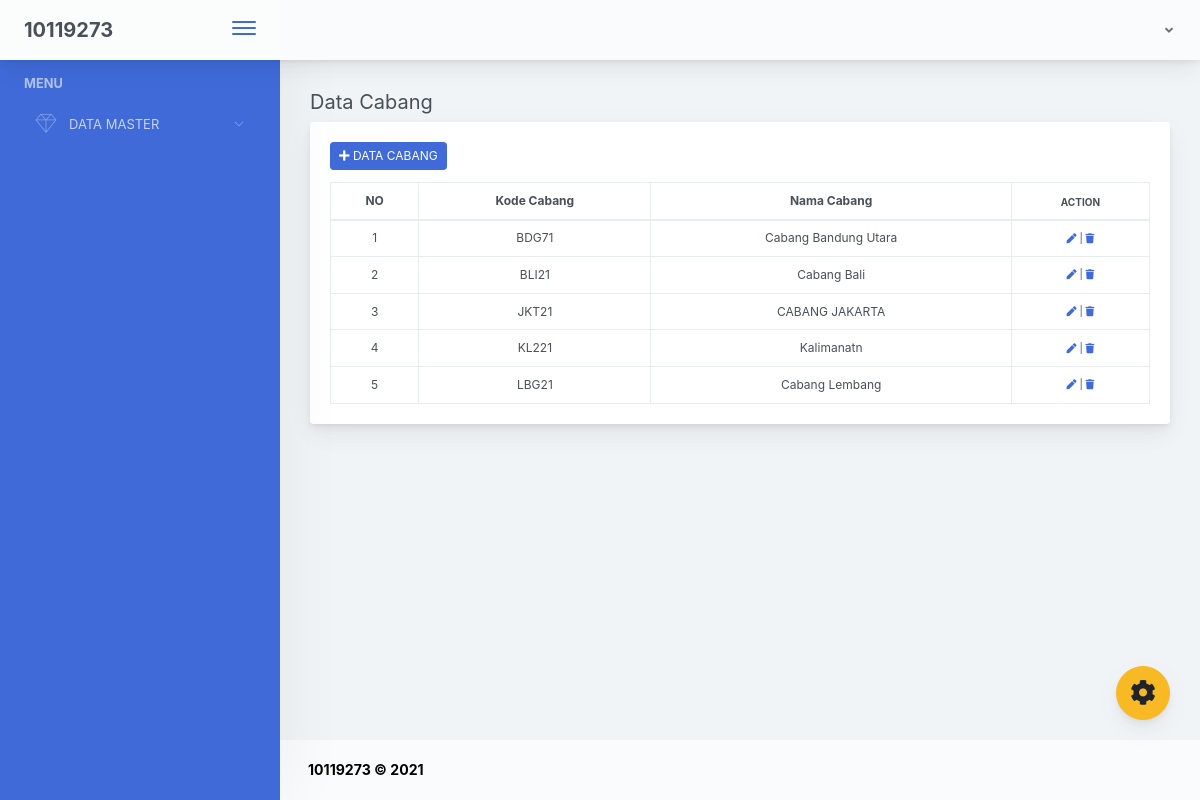
Page /index.php/cabang on the committed database.
### tables this page shows
CREATE TABLE `cabang` (
  `kode_cabang` varchar(5) NOT NULL,
  `nama_cabang` varchar(50) DEFAULT NULL,
  PRIMARY KEY (`kode_cabang`)
);

### application/controllers/Cabang.php (called while the page is built, shortened)
<?php
class Cabang extends CI_controller
{
	public function __construct()
	{
		$this->load->model('cabang_M');
	}
	function index()
	{
		$t['title'] =  ' | Data Cabang ';
		$data['datas'] = $this->cabang_M->tampilp()->result();
		$this->load->view('templates/header_dashboard',$t);
		$this->load->view('sidebar');
		$this->load->view('cabang',$data);
		$this->load->view('templates/footer_dashboard');
	}
}
 ?>

### index.php (called while the page is built, shortened)
<?php
require_once BASEPATH.'core/CodeIgniter.php';

### application/models/cabang_M.php (called while the page is built, shortened)
<?php
class cabang_M extends CI_Model
{
	public function tampilp()
	{
		$this->db->select('*');
		$this->db->from('cabang');
		return $this->db->get();
	}
}

### application/views/cabang.php (the view, shortened to what this page needs)
<div class="app-main__outer">
    <div class="app-main__inner">
            <h5 >Data Cabang</h5>
        <div class="row">
              <div class="col-lg-12">
                                <div class="main-card mb-3 card">
                                    <div class="card-body">
                                        <h5 class="card-title">
                                        <a style="font-size: 12px;" href="<?php echo base_url('cabang/tambah_data_Cabang'); ?>" class="btn btn-primary btn-sm"><i class="fas fa-plus"></i> Data Cabang</a>
                                        </h5>
                                        <div class="table-responsive">
                                        <table class="mb-0 table table-bordered table-hover">
                                            <thead>
                                            <tr>
                                                <th style="text-align: center; font-size: 12px;">NO</th>
                                                <th style="text-align: center; font-size: 12px;">Kode Cabang</th>
                                                <th style="text-align: center; font-size: 12px;">Nama Cabang</th>
                                                <th style="text-align: center; font-size: 10px;">ACTION</th>
                                            </tr>
                                            </thead>
                                            <tbody>
                                                <?php $i = 1; foreach($datas as $r) { ?>
                                            <tr>
                                                <td style="text-align: center; font-size: 12px;"><?php echo $i; ?></td>
                                                <td style="text-align: center; font-size: 12px;"><?php echo $r->kode_cabang; ?></td>
                                                <td style="text-align: center; font-size: 12px;"><?php echo $r->nama_cabang; ?></td>
                                                <td   style="text-align: center; font-size: 10px;"><a href="<?php echo base_url('cabang/edit/'.$r->kode_cabang); ?>"><i class="fa fa-pen" title="Edit Data Cabang"></i></a> |
                                                <a onclick="return confirm('apakah anda ingin menghapus data Cabang')" href="<?php echo base_url('cabang/hapus/'.$r->kode_cabang); ?>"><i class="fa fa-trash" title="Hapus Data Cabang"></i></a>
                                                </td>
                                            </tr>
                                            <?php $i++; } ?>
                                            </tbody>
                                        </table>
                                    </div>
                                    </div>
                                </div>
                            </div>
        </div>
</div>

### rows in the picture
cabang: kode_cabang "BDG71", nama_cabang "Cabang Bandung Utara"
cabang: kode_cabang "BLI21", nama_cabang "Cabang Bali"
cabang: kode_cabang "JKT21", nama_cabang "CABANG JAKARTA"
cabang: kode_cabang "KL221", nama_cabang "Kalimanatn"
cabang: kode_cabang "LBG21", nama_cabang "Cabang Lembang"
